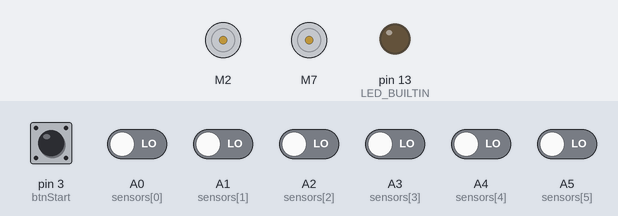
This sketch was run on a simulated Arduino Uno, built with avr-gcc and run on an emulated ATmega328P. Shown: 2 × DC motor (green arrow = forward, orange = backward, longer = faster), output pins drawn as LEDs (lit = HIGH). The inputs (shaded band) are chosen by the test bench; at power-on: A0 (sensors[0]), A1 (sensors[1]), A2 (sensors[2]), A3 (sensors[3]), A4 (sensors[4]), A5 (sensors[5]), pin 3 (btnStart) LOW.

Above: at 1.2 s.
1.3 s: pin 3 (btnStart) pulled HIGH for 0.15 s
At 1.37 s:
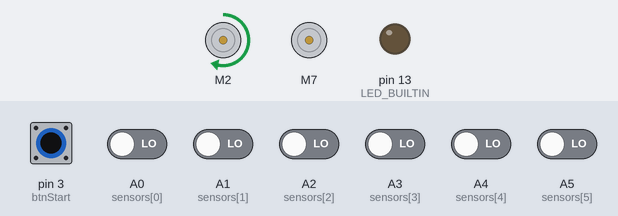
2.9 s: pin 3 (btnStart) driven HIGH and A3 (sensors[3]) driven HIGH
At 3.9 s:
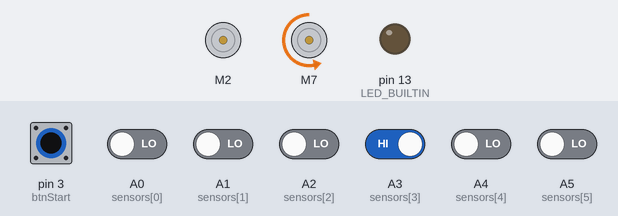
4.4 s: A2 (sensors[2]) driven HIGH
At 5.1 s:
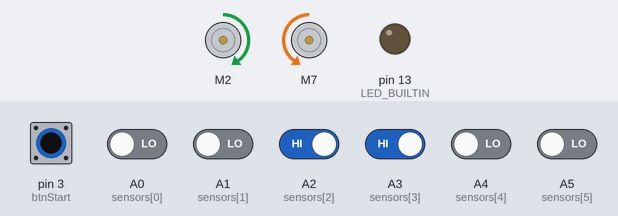
5.9 s: A2 (sensors[2]) driven LOW
At 6.2 s:
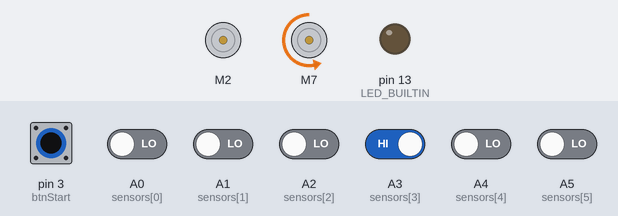
7.4 s: pin 3 (btnStart) driven LOW
At 8.6 s:
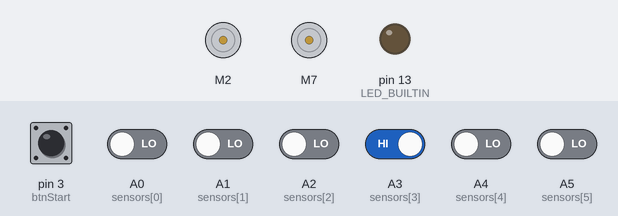
Timing chart, 0 to 9.9 s (numbered marks = the images above; inputs shaded):
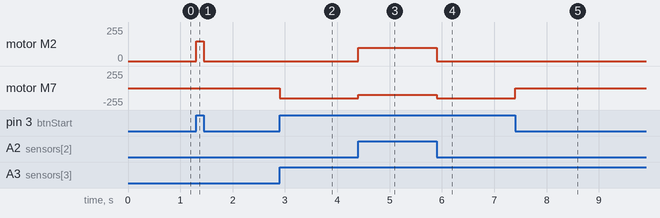

Measured:
- after the input at 1.3 s, motor M2: stopped → forward 150/255 at once, → stopped 0.15 s later
- after the input at 2.9 s, motor M7: stopped → backward 150/255 at once
- after the input at 4.4 s, motor M2: stopped → forward 100/255 at once; motor M7: backward 150/255 → backward 100/255 at once
- after the input at 5.9 s, motor M2: forward 100/255 → stopped at once; motor M7: backward 100/255 → backward 150/255 at once
- after the input at 7.4 s, motor M7: backward 150/255 → stopped at once

The sketch:

lrfpid_01.ino
```cpp
#include <SparkFun_TB6612.h>

/* RLS08 Variables */
const uint16_t sensorCount = 6;
uint16_t sensorValues[sensorCount];
int pos = 0;
int val[6];
int sensors[6] = {A0, A1, A2, A3, A4, A5};

/* PID variables */
float kp = 0.1;
float ki = 2;
float kd = 0.01;

int P;
int I;
int D;

/* Global variables */
int lastError = 0;
bool onoff = false;

/* Speed variables */
const uint8_t maxspeed1 = 150;
const uint8_t maxspeed2 = 150;
const uint8_t basespeed1 = 100;
const uint8_t basespeed2 = 100;

/* TB6612fng PinOuts */
#define AIN1 2
#define BIN1 7
#define AIN2 4
#define BIN2 8
#define PWMA 5
#define PWMB 6
#define STBY 9

const int offsetA = 1;
const int offsetB = -1;

Motor motor1 = Motor(AIN1, AIN2, PWMA, offsetA, STBY);
Motor motor2 = Motor(BIN1, BIN2, PWMB, offsetB, STBY);

/* General PinOuts */
int btnStart = 3;

void setup()
{
  Serial.begin(9600);
  pinMode(btnStart, INPUT);
  pinMode(LED_BUILTIN, OUTPUT);

  motor1.standby();
  motor2.standby();
}

void loop()
{
  /* --------------------- */
  int den = 0;
  int num = 0;

  for (int i = 0; i < sensorCount; i++)
  {
    val[i] = digitalRead(sensors[i]);
  }

  for (int i = 0; i < 6; i++)
  {
    num += val[i] * ((i + 1) * 1000);
    den += val[i];
  }
  pos = num / den;
  /* --------------------- */

  bool onoff = false;
  if (digitalRead(btnStart) == HIGH)
  {
    onoff = !onoff;
  }
  if (onoff)
  {
    PID_control();
  }
  else
  {
    motor1.standby();
    motor2.standby();
  }
}

void PID_control()
{
  int error = pos - 3500;
  int error1 = error - lastError;
  int error2 = (2.0 / 3.0) * error2 + error;
  int motorSpeed = (kp * error) + (kd * error1) + (ki * error2);
  int motorSpeed1 = basespeed1 - motorSpeed;
  int motorSpeed2 = basespeed2 + motorSpeed;
  if (motorSpeed1 > maxspeed1)
    {motorSpeed1 = maxspeed1;}
  if (motorSpeed2 > maxspeed2)
    {motorSpeed2 = maxspeed2;}
  if (motorSpeed1 < 0)
    {motorSpeed1 = 0;}
  if (motorSpeed2 < 0)
    {motorSpeed2 = 0;}
  lastError = error;
  motor1.drive(motorSpeed1);
  motor2.drive(motorSpeed2);
  if (sensorValues[0] == 1 || sensorValues[6] == 1)
    {
      motor1.drive(maxspeed1);
      motor2.drive(maxspeed2);
      return;
    }
    if (sensorValues[0] == 1 && sensorValues[1] ==1 && sensorValues[2] == 1 && sensorValues[3] == 1 && sensorValues[4] == 1 && sensorValues[5] == 1 && sensorValues[6]== 1 )
    {

      motor1.drive(maxspeed1);
      motor2.drive(maxspeed2);
      return;
    }
}
```
